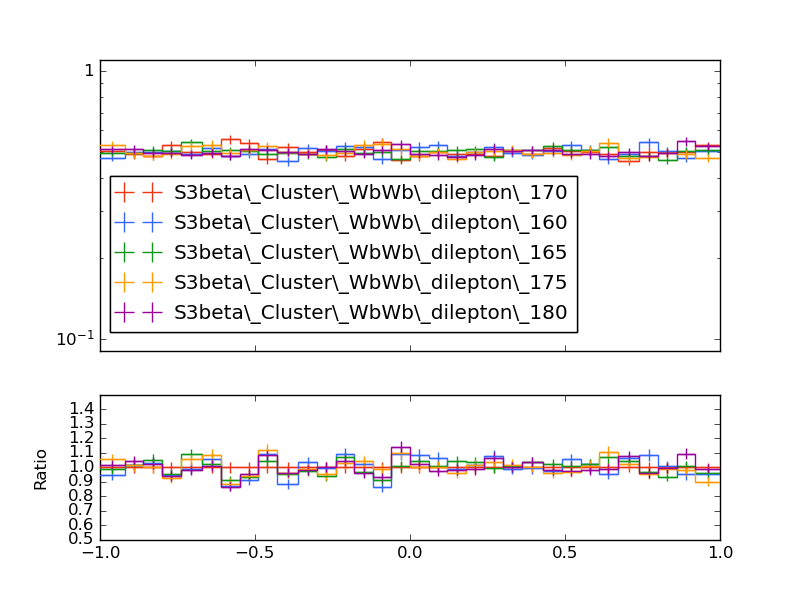

Python code for this plot:
#! /usr/bin/env python

# This Python script was auto-generated using YODA v2.0.1.
# Analysis object: /WbWb_dilepton/phi_jet1_untagged
# Timestamp: 27-02-2025 (11:02:17)

import matplotlib as mpl
import matplotlib.pyplot as plt
mpl.use('Agg') # comment out for interactive use
import os
import numpy as np

plotDir = os.path.split(os.path.realpath(__file__))[0]
if 'YODA_USER_PLOT_PATH' in globals():
    plot_outdir = globals()['YODA_USER_PLOT_PATH']
else:
    plot_outdir = plotDir

#plot style
plt.style.use(os.path.join(plotDir, '../default.mplstyle'))

plt.rcParams['text.usetex'] = False
plt.style.use(['classic'])
plt.rc('font', family='DejaVu Sans')
# plot metadata
figW, figH = plt.rcParams['figure.figsize']
ax_xLabel = r''
ax_yLabel = r''
ax_title  = r''
ax_xScale = 'linear'
ax_yScale = 'log'
xLims = (-1.0, 1.0)
yLims = (0.09000000000000001, 1.1)

# TeX-friendly labels for the legend
labels = {
    'legend' : ([ r"S3beta\_Cluster\_WbWb\_dilepton\_170", r"S3beta\_Cluster\_WbWb\_dilepton\_160", r"S3beta\_Cluster\_WbWb\_dilepton\_165", r"S3beta\_Cluster\_WbWb\_dilepton\_175", r"S3beta\_Cluster\_WbWb\_dilepton\_180" ], r""),
}

# Adjust canvas width and height
canvasW = 10.0
canvasH = 9.0
figW *= canvasW/10.
figH *= canvasH/9.

# Create figure and axis objects
fig, (ax, ratio0_ax) = plt.subplots(2, 1, sharex=True,
                  figsize=(figW,figH), gridspec_kw={'height_ratios': (6.0, 3.0)})

# Set figure margins
plt.subplots_adjust(
    left   = 1.0 * plt.rcParams['figure.subplot.left'],
    right  = 1.0 * plt.rcParams['figure.subplot.right'],
    top    = 1.0 * plt.rcParams['figure.subplot.top'],
    bottom = 1.0 * plt.rcParams['figure.subplot.bottom'])

ratio0_ax.yaxis.set_major_locator(mpl.ticker.MultipleLocator(0.1))
ratio0_ax.set_ylim(0.5, 1.4999)
ratio0_ax.set_ylabel('Ratio')

# the numerical data is stored in a separate file
dataf = dict()
prefix = os.path.split(__file__)[0]
if prefix:    prefix = prefix + '/'
exec(open(prefix+'phi_jet1_untagged__data.py').read(), dataf)


legend_handles = dict() # keep track of handles for the legend

# style options for curves
# starts at zorder>=5 to draw curve on top of legend
styles = {
  'S3beta_Cluster_WbWb_dilepton_170.yoda.gz': {
    'color' : '#EE3311',
    'linestyle' : '-',
    'linewidth' : 1,
    'marker' : 'none',
    'markersize' : 2,
    'capsize' : 0.0,
    'zorder' : 5,
    'histstyle' : 1,
    'drawstyle' : 'steps-pre',
    'xerrorbars' : 1,
    'yerrorbars' : 1,
    'fillcolor' : None,
    'fillopacity' : 1.0,
    'ratio0_linestyle' : '-',
    'ratio0_linewidth' : 1,
    'ratio0_marker' : 'none',
    'ratio0_markersize' : 2,
    'ratio0_capsize' : 0.0,
    'ratio0_zorder' : 5,
    'ratio0_histstyle' : 1,
    'ratio0_drawstyle' : 'steps-pre',
    'ratio0_xerrorbars' : 1,
    'ratio0_yerrorbars' : 1,
  },
  'S3beta_Cluster_WbWb_dilepton_160.yoda.gz': {
    'color' : '#3366FF',
    'linestyle' : '-',
    'linewidth' : 1,
    'marker' : 'none',
    'markersize' : 2,
    'capsize' : 0.0,
    'zorder' : 6,
    'histstyle' : 1,
    'drawstyle' : 'steps-pre',
    'xerrorbars' : 1,
    'yerrorbars' : 1,
    'fillcolor' : None,
    'fillopacity' : 1.0,
    'ratio0_linestyle' : '-',
    'ratio0_linewidth' : 1,
    'ratio0_marker' : 'none',
    'ratio0_markersize' : 2,
    'ratio0_capsize' : 0.0,
    'ratio0_zorder' : 6,
    'ratio0_histstyle' : 1,
    'ratio0_drawstyle' : 'steps-pre',
    'ratio0_xerrorbars' : 1,
    'ratio0_yerrorbars' : 1,
  },
  'S3beta_Cluster_WbWb_dilepton_165.yoda.gz': {
    'color' : '#109618',
    'linestyle' : '-',
    'linewidth' : 1,
    'marker' : 'none',
    'markersize' : 2,
    'capsize' : 0.0,
    'zorder' : 7,
    'histstyle' : 1,
    'drawstyle' : 'steps-pre',
    'xerrorbars' : 1,
    'yerrorbars' : 1,
    'fillcolor' : None,
    'fillopacity' : 1.0,
    'ratio0_linestyle' : '-',
    'ratio0_linewidth' : 1,
    'ratio0_marker' : 'none',
    'ratio0_markersize' : 2,
    'ratio0_capsize' : 0.0,
    'ratio0_zorder' : 7,
    'ratio0_histstyle' : 1,
    'ratio0_drawstyle' : 'steps-pre',
    'ratio0_xerrorbars' : 1,
    'ratio0_yerrorbars' : 1,
  },
  'S3beta_Cluster_WbWb_dilepton_175.yoda.gz': {
    'color' : '#FF9900',
    'linestyle' : '-',
    'linewidth' : 1,
    'marker' : 'none',
    'markersize' : 2,
    'capsize' : 0.0,
    'zorder' : 8,
    'histstyle' : 1,
    'drawstyle' : 'steps-pre',
    'xerrorbars' : 1,
    'yerrorbars' : 1,
    'fillcolor' : None,
    'fillopacity' : 1.0,
    'ratio0_linestyle' : '-',
    'ratio0_linewidth' : 1,
    'ratio0_marker' : 'none',
    'ratio0_markersize' : 2,
    'ratio0_capsize' : 0.0,
    'ratio0_zorder' : 8,
    'ratio0_histstyle' : 1,
    'ratio0_drawstyle' : 'steps-pre',
    'ratio0_xerrorbars' : 1,
    'ratio0_yerrorbars' : 1,
  },
  'S3beta_Cluster_WbWb_dilepton_180.yoda.gz': {
    'color' : '#990099',
    'linestyle' : '-',
    'linewidth' : 1,
    'marker' : 'none',
    'markersize' : 2,
    'capsize' : 0.0,
    'zorder' : 9,
    'histstyle' : 1,
    'drawstyle' : 'steps-pre',
    'xerrorbars' : 1,
    'yerrorbars' : 1,
    'fillcolor' : None,
    'fillopacity' : 1.0,
    'ratio0_linestyle' : '-',
    'ratio0_linewidth' : 1,
    'ratio0_marker' : 'none',
    'ratio0_markersize' : 2,
    'ratio0_capsize' : 0.0,
    'ratio0_zorder' : 9,
    'ratio0_histstyle' : 1,
    'ratio0_drawstyle' : 'steps-pre',
    'ratio0_xerrorbars' : 1,
    'ratio0_yerrorbars' : 1,
  },
}

# curve from input yoda files in main panel
for label, yvals in dataf['yvals'].items():
    if all(np.isnan(v) for v in dataf['yvals'][label]):
        continue
    tmp = None
    if styles[label]['histstyle']: # draw as histogram
        xpos = dataf['xedges'][label] if styles[label]['drawstyle'] else dataf['xpoints'][label]
        ypos = np.insert(yvals, 0, yvals[0]) if styles[label]['drawstyle'] else yvals
        if styles[label]['fillcolor']: # fill area below curve
            ax.fill_between(xpos, ypos, step='pre',
                            color=styles[label]['fillcolor'],
                            alpha=styles[label]['fillopacity'])
        tmp, = ax.plot(xpos, ypos,
                       color=styles[label]['color'],
                       linestyle=styles[label]['linestyle'],
                       linewidth=styles[label]['linewidth'],
                       drawstyle=styles[label]['drawstyle'], solid_joinstyle='miter',
                       zorder=styles[label]['zorder'], label=label)
    tmp = ax.errorbar(dataf['xpoints'][label], yvals,
                      xerr=np.array(dataf['xerrs'][label])*styles[label]['xerrorbars'],
                      yerr=np.array(dataf['yerrs'][label])*styles[label]['yerrorbars'],
                      fmt=styles[label]['marker'], capsize=styles[label]['capsize'],
                      markersize=styles[label]['markersize'],
                      ecolor=styles[label]['color'],
                      color=styles[label]['color'], zorder=styles[label]['zorder'])
    tmp[-1][0].set_linestyle(styles[label]['linestyle'])
    tmp[-1][0].set_linewidth(styles[label]['linewidth'])
    if label in dataf['add_legend_handle']:  legend_handles[label] = tmp
    for varLabel in dataf['variation_yvals'].keys():
        if varLabel.startswith(label):
            tmp, = ax.plot(dataf['xedges'][label], dataf['variation_yvals'][varLabel],
                           color=styles[label]['color'],
                           linestyle=styles[label]['linestyle'],
                           linewidth=styles[label]['linewidth'],
                           drawstyle='steps-pre', solid_joinstyle='miter',
                           zorder=styles[label]['zorder'], alpha=0.5)


# plots on ratio panel
# curve from input yoda files in ratio panel
for label, yvals in dataf['ratio0_yvals'].items():
    if all(np.isnan(v) for v in yvals):
        continue
    if styles[label]['ratio0_histstyle']: # plot as histogram
        xpos = dataf['xedges']['S3beta_Cluster_WbWb_dilepton_170.yoda.gz'] if styles[label]['ratio0_drawstyle'] else dataf['xpoints']['S3beta_Cluster_WbWb_dilepton_170.yoda.gz']
        ypos = np.insert(yvals, 0, yvals[0]) if styles[label]['ratio0_drawstyle'] else yvals
        ratio0_ax.plot(xpos, ypos,
                       color=styles[label]['color'],
                       linewidth=styles[label]['linewidth'],
                       linestyle=styles[label]['ratio0_linestyle'],
                       drawstyle=styles[label]['ratio0_drawstyle'], zorder=styles[label]['zorder'],
                       solid_joinstyle='miter')
    tmp = ratio0_ax.errorbar(dataf['xpoints']['S3beta_Cluster_WbWb_dilepton_170.yoda.gz'], yvals,
                             xerr=np.array(dataf['ref_xerrs'])*styles[label]['ratio0_xerrorbars'],
                             yerr=np.array(dataf['ratio0_yerrs'][label])*styles[label]['ratio0_yerrorbars'],
                             fmt=styles[label]['ratio0_marker'], capsize=styles[label]['ratio0_capsize'],
                             markersize=styles[label]['ratio0_markersize'],
                             ecolor=styles[label]['color'],
                             color=styles[label]['color'])
    tmp[-1][0].set_linestyle(styles[label]['ratio0_linestyle'])
    tmp[-1][0].set_linewidth(styles[label]['ratio0_linewidth'])

    for varlabel in dataf['ratio0_variation_vals'].keys():
        if varlabel.startswith(label):
            ratio0_ax.plot(dataf['xedges']['S3beta_Cluster_WbWb_dilepton_170.yoda.gz'],
                            dataf['ratio0_variation_vals'][varlabel],
                            color=styles[label]['color'],
                            linestyle=styles[label]['linestyle'],
                            linewidth=styles[label]['linewidth'],
                            drawstyle='steps-pre', solid_joinstyle='miter',
                            zorder=1, alpha=0.5)

legend_items = list(legend_handles.values())
ax.add_artist(ax.legend(legend_items,
                        labels['legend'][0],
                        title=labels['legend'][1],
                        alignment='left',
                        loc='lower left',
                        bbox_to_anchor=(0.0, 0.03)))

# set plot metadata as defined above
ratio0_ax.set_xlabel(ax_xLabel)
ratio0_ax.xaxis.set_label_coords(1., -0.15)
ax.set_ylabel(ax_yLabel, ha='right', va='top')
ax.yaxis.set_label_coords(-0.11, 1.0)
ax.set_title(ax_title, loc='left')
ax.set_xscale(ax_xScale)
ax.set_yscale(ax_yScale)
ax.set_xlim(xLims)
ax.set_ylim(yLims)

# tick formatting
plt.rcParams['xtick.top'] = True
plt.rcParams['ytick.right'] = True
ax.yaxis.set_major_locator(mpl.ticker.LogLocator(base=10.0, numticks=np.inf))
ax.yaxis.set_minor_locator(mpl.ticker.LogLocator(
                           base=10.0, subs=np.arange(0.1, 1, 0.1), numticks=np.inf))
fig.align_ylabels((ax, ratio0_ax))
plt.savefig(os.path.join(plot_outdir, 'phi_jet1_untagged.pdf'), format='PDF')
plt.savefig(os.path.join(plot_outdir, 'phi_jet1_untagged.png'), format='PNG')

plt.close(fig)
